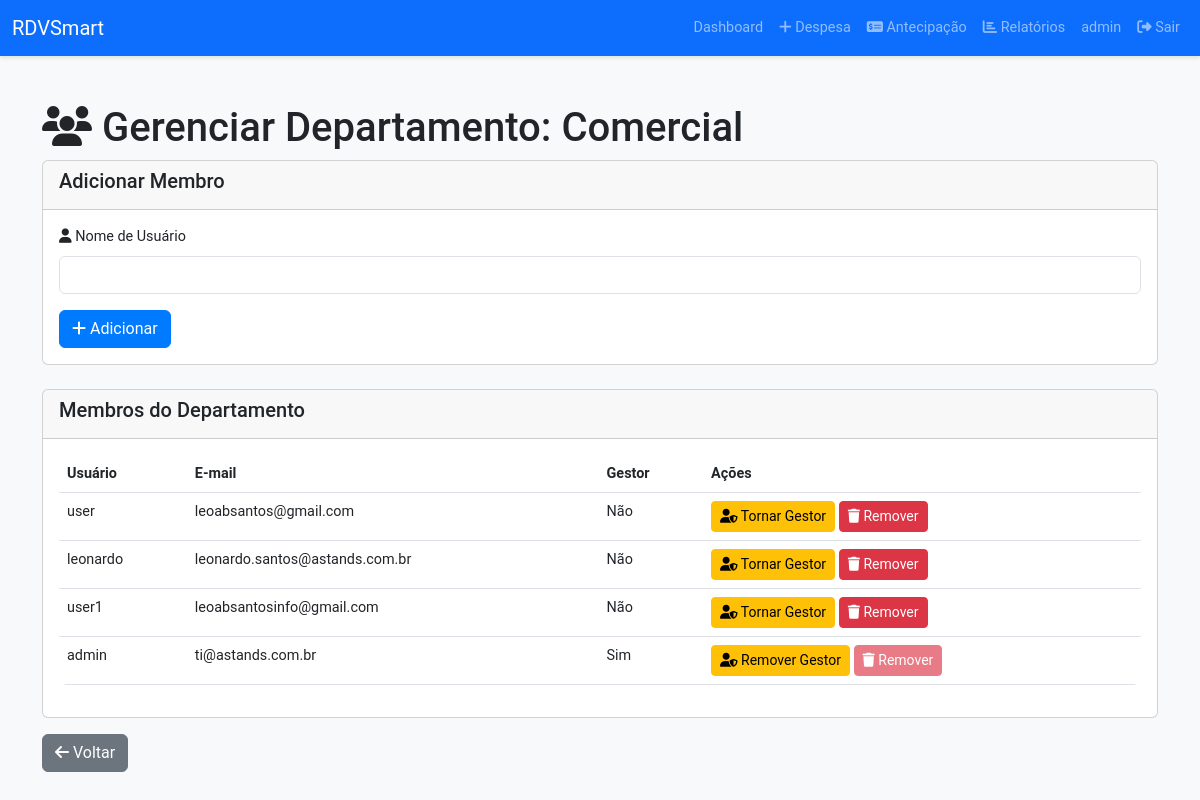
Page /manage_group/1 (signed in) on the committed database.
### app.py (models this page shows)
class User(UserMixin, db.Model):
    id = db.Column(db.Integer, primary_key=True)
    username = db.Column(db.String(80), unique=True, nullable=False)
    email = db.Column(db.String(120), unique=True, nullable=False)
    password_hash = db.Column(db.String(128), nullable=False)
    is_manager = db.Column(db.Boolean, default=False)
    approval_limit = db.Column(db.Float, default=0.0)
    manager_id = db.Column(db.Integer, db.ForeignKey('user.id'), nullable=True)
    approval_level = db.Column(db.Integer, default=1)  # 1=Usuário, 2=Gestor, 3=Admin
    groups = db.relationship('GroupMembership', backref='user', lazy=True)
    expenses = db.relationship('Expense', backref='user', lazy=True)
    advances = db.relationship('Advance', backref='user', lazy=True)
    manager = db.relationship('User', remote_side=[id], back_populates='managed_users', foreign_keys=[manager_id])
    managed_users = db.relationship('User', back_populates='manager', foreign_keys=[manager_id])

class Group(db.Model):
    id = db.Column(db.Integer, primary_key=True)
    name = db.Column(db.String(100), nullable=False)
    creator_id = db.Column(db.Integer, db.ForeignKey('user.id'), nullable=False)
    members = db.relationship('GroupMembership', backref='group', lazy=True)
    expenses = db.relationship('Expense', backref='group', lazy=True)

class GroupMembership(db.Model):
    id = db.Column(db.Integer, primary_key=True)
    user_id = db.Column(db.Integer, db.ForeignKey('user.id'), nullable=False)
    group_id = db.Column(db.Integer, db.ForeignKey('group.id'), nullable=False)
    is_group_manager = db.Column(db.Boolean, default=False)

### app.py (the view, shortened to what this page needs)
@app.route('/manage_group/<int:group_id>', methods=['GET', 'POST'])
@login_required
def manage_group(group_id):
    if not current_user.is_manager:
        flash('Apenas gestores podem gerenciar Departamentos')
        return redirect(url_for('index'))
    group = Group.query.get_or_404(group_id)
    members = GroupMembership.query.filter_by(group_id=group_id).all()
    users = User.query.all()
    print(f"Gerenciando Departamento {group.name} (ID: {group_id}) com {len(members)} membros")
    return render_template('manage_group.html', group=group, members=members, users=users)

### app.py (called while the page is built)
@login_manager.user_loader
def load_user(user_id):
    return User.query.get(int(user_id))

### templates/manage_group.html (shortened to what this page needs)
<!DOCTYPE html>
<html lang="pt-BR">
<head>
    <link href="https://cdn.jsdelivr.net/npm/bootstrap@5.3.0/dist/css/bootstrap.min.css" rel="stylesheet">
    <link rel="stylesheet" href="https://cdnjs.cloudflare.com/ajax/libs/font-awesome/6.4.0/css/all.min.css">
    <link rel="stylesheet" href="{{ url_for('static', filename='styles.css') }}">
</head>
<body>
    <nav class="navbar navbar-expand-lg navbar-dark bg-primary">
        <div class="container-fluid">
            <a class="navbar-brand" href="{{ url_for('index') }}">RDVSmart</a>
            <div class="collapse navbar-collapse" id="navbarNav">
                <ul class="navbar-nav ms-auto">
                    <li class="nav-item">
                        <a class="nav-link" href="{{ url_for('index') }}">Dashboard</a>
                    </li>
                    <li class="nav-item">
                        <a class="nav-link" href="{{ url_for('add_expense') }}"><i class="fas fa-plus"></i> Despesa</a>
                    </li>
                    <li class="nav-item">
                        <a class="nav-link" href="{{ url_for('advance_request') }}"><i class="fas fa-money-check-alt"></i> Antecipação</a>
                    </li>
                    <li class="nav-item">
                        <a class="nav-link" href="{{ url_for('report') }}"><i class="fas fa-chart-bar"></i> Relatórios</a>
                    </li>
                    <li class="nav-item">
                        <span class="nav-link">{{ current_user.username }}</span>
                    </li>
                    <li class="nav-item">
                        <a class="nav-link" href="{{ url_for('logout') }}"><i class="fas fa-sign-out-alt"></i> Sair</a>
                    </li>
                </ul>
            </div>
        </div>
    </nav>
    <div class="container mt-5 animate-fade-in">
        <h1><i class="fas fa-users"></i> Gerenciar Departamento: {{ group.name }}</h1>
        <div class="card mb-4">
            <div class="card-header">
                <h5>Adicionar Membro</h5>
            </div>
            <div class="card-body">
                <form method="POST">
                    <div class="mb-3">
                        <label class="form-label"><i class="fas fa-user"></i> Nome de Usuário</label>
                        <input type="text" class="form-control" name="username" required>
                    </div>
                    <button type="submit" class="btn btn-primary"><i class="fas fa-plus"></i> Adicionar</button>
                </form>
            </div>
        </div>
        <div class="card">
            <div class="card-header">
                <h5>Membros do Departamento</h5>
            </div>
            <div class="card-body">
                {% if members %}
                    <table class="table table-hover">
                        <thead>
                            <tr>
                                <th>Usuário</th>
                                <th>E-mail</th>
                                <th>Gestor</th>
                                <th>Ações</th>
                            </tr>
                        </thead>
                        <tbody>
                            {% for member in members %}
                                <tr>
                                    <td>{{ member.user.username }}</td>
                                    <td>{{ member.user.email }}</td>
                                    <td>{{ 'Sim' if member.is_group_manager else 'Não' }}</td>
                                    <td>
                                        <form method="POST" style="display:inline;">
                                            <button type="submit" class="btn btn-sm btn-warning">
                                                <i class="fas fa-user-shield"></i> {{ 'Remover Gestor' if member.is_group_manager else 'Tornar Gestor' }}
                                            </button>
                                        </form>
                                        <form method="POST" style="display:inline;">
                                            <button type="submit" class="btn btn-sm btn-danger" {{ 'disabled' if member.user_id == current_user.id }}>
                                                <i class="fas fa-trash"></i> Remover
                                            </button>
                                        </form>
                                    </td>
                                </tr>
                            {% endfor %}
                        </tbody>
                    </table>
                {% else %}
                    <p>Nenhum membro no Departamento.</p>
                {% endif %}
            </div>
        </div>
        <a href="{{ url_for('create_group') }}" class="btn btn-secondary mt-3"><i class="fas fa-arrow-left"></i> Voltar</a>
    </div>
</body>
</html>

### static/styles.css (style rules this page uses)
body { font-family: 'Roboto', sans-serif; background-color: #f8f9fa; }
.navbar { box-shadow: 0 2px 4px rgba(0,0,0,0.1); }
.card { transition: transform 0.3s ease, box-shadow 0.3s ease; }
.table { background-color: #fff; border-radius: 8px; overflow: hidden; }
.btn-primary { background-color: #007bff; border-color: #007bff; transition: background-color 0.3s ease; }
.animate-fade-in { animation: fadeIn 0.5s ease-in; }

### templates/manage_group.html (style rules this page uses)
body { font-size: 0.9rem; }

### rows in the picture
User: username "admin"
Group: name "Comercial"
GroupMembership: user.username "user", user.email "leoabsantos@gmail.com", is_group_manager "Não", is_group_manager "Tornar Gestor"
GroupMembership: user.username "leonardo", user.email "leonardo.santos@astands.com.br", is_group_manager "Não", is_group_manager "Tornar Gestor"
GroupMembership: user.username "user1", user.email "leoabsantosinfo@gmail.com", is_group_manager "Não", is_group_manager "Tornar Gestor"
GroupMembership: user.username "admin", user.email "ti@astands.com.br", is_group_manager "Sim", is_group_manager "Remover Gestor"
